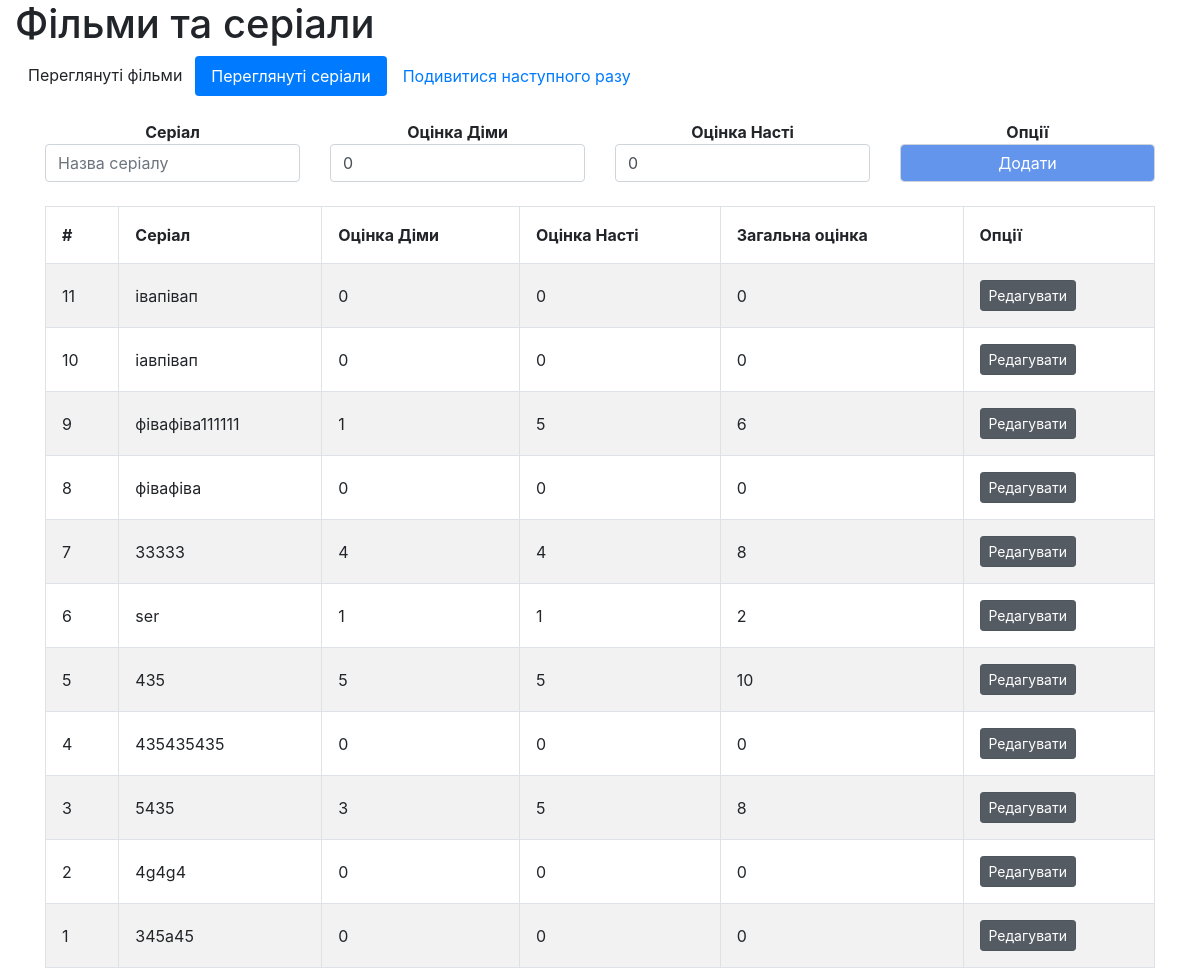
Page /serials on the committed database.
### app.py (models this page shows, shortened)
class SerialBase(db.Model):
    id = db.Column(db.Integer, primary_key=True)
    content = db.Column(db.String(200), nullable=False)
    diml_rate = db.Column(db.Integer, default=0)
    nast_rate = db.Column(db.Integer, default=0)

### app.py (the view)
@app.route('/serials', methods=['POST', 'GET'])
def serials():
    if request.method == 'POST':
        movie_content = request.form['content']
        movie_diml_rate = request.form['diml_rate']
        movie_nast_rate = request.form['nast_rate']
        if movie_content == '':
            return 'Помилка: заголовок не повинен бути порожнiм.'
        if movie_diml_rate == "":
            movie_diml_rate = '0'
        if int(movie_diml_rate) > 11:
            movie_diml_rate = '10'
        if int(movie_diml_rate) < 0:
            movie_diml_rate = '0'
        if movie_nast_rate == "":
            movie_nast_rate = '0'
        if int(movie_nast_rate) > 11:
            movie_nast_rate = '10'
        if int(movie_nast_rate) < 0:
            movie_nast_rate = '0'
        new_movie = SerialBase(content=movie_content, diml_rate=movie_diml_rate, nast_rate=movie_nast_rate)
        try:
            db.session.add(new_movie)
            db.session.commit()
            return redirect('/serials')
        except:
            return 'Помилка: не вдалось додати.'
    else:
        movies = SerialBase.query.order_by(SerialBase.id.desc()).all()
        moviesToWatch = MovieToWatch.query.order_by(MovieToWatch.id.desc()).all()
        return render_template('serials.html', movies=movies, moviesToWatch=moviesToWatch)

### templates/serials.html (shortened to what this page needs)
{% extends 'base.html' %}
{% block body %}
<div class="container-fluid">
    <h1>Фільми та серіали</h1>
    <ul class="nav nav-pills" role="tablist">
        <li class="nav-item">
            <a href="/" class="btn" role="button" aria-pressed="true">Переглянуті фільми</a>
        </li>
        <li class="nav-item">
            <a class="nav-link active" data-toggle="pill" href="#home">Переглянуті серіали</a>
        </li>
        <li class="nav-item">
            <a class="nav-link" data-toggle="pill" href="#menu1">Подивитися наступного разу</a>
        </li>
        </ul>
        <div class="tab-content">
        <div id="home" class="container tab-pane active"><br>
            <div class="content">
                <div class="form">
                    <form action="/serials" method="POST">
                        <div class="row">
                            <div class="col" align="center">
                                <b>Серіал</b>
                                <input type="text" class="form-control" name="content" id="content" placeholder="Назва серіалу">
                            </div>
                            <div class="col" align="center">
                                <b>Оцінка Діми</b>
                                <input type="number" class="form-control" name="diml_rate" min="0" max="10" id="diml_rate" value="0" placeholder="Оцінка Діми">
                            </div>
                            <div class="col" align="center">
                                <b>Оцінка Насті</b>
                                <input type="number" class="form-control" name="nast_rate" min="0" max="10" id="nast_rate" value="0" placeholder="Оцінка Насті">
                            </div>
                            <div class="col" align="center">
                                <b>Опції</b>
                                <input type="submit" class="form-control" value="Додати" style="background-color:cornflowerblue; color:white;">
                            </div>
                        </div>
                    </form>
                </div>
                <br>
                <table class="mdl-data-table mdl-js-data-table mdl-shadow--2dp table-bordered" id="myTable">
                    <tr>
                        <th onclick="sortTable(0)">#</th>
                        <th onclick="sortTable(1)">Серіал</th>
                        <th onclick="sortTable(2)">Оцінка Діми</th>
                        <th onclick="sortTable(3)">Оцінка Насті</th>
                        <th onclick="sortTable(4)">Загальна оцінка</th>
                        <th>Опції</th>
                    </tr>
                    {% for movie in movies %}
                    <tr>
                        <td>{{ movie.id }}</td>
                        <td>{{ movie.content }}</td>
                        <td>{{ movie.diml_rate }}</td>
                        <td>{{ movie.nast_rate }}</td>
                        <td>{{ movie.diml_rate + movie.nast_rate }}</td>
                        <td>
                            <a href="/updates/{{movie.id}}" class="btn btn-secondary active btn-sm" role="button" aria-pressed="true">Редагувати</a>
                        </td>
                    </tr>
                    {% endfor %}
                </table>
            </div>
        </div>
    </div>
</div>
{% endblock %}

### templates/base.html (shortened to what this page needs)
<!DOCTYPE html>
<html lang="ru">
<head>
    <link rel="stylesheet" href="{{ url_for('static', filename='css/main.css') }}">
    <link rel="stylesheet" href="https://stackpath.bootstrapcdn.com/bootstrap/4.3.1/css/bootstrap.min.css">
</head>
<body>
    {% block body %}{% endblock %}
</body>
</html>

### static/css/main.css (style rules this page uses)
table { border-spacing: 0; width: 100%; border: 1px solid #ddd; }
th { cursor: pointer; }
th, td { text-align: left; padding: 16px; }
tr:nth-child(even) { background-color: #f2f2f2 }

### rows in the picture
SerialBase: id "11", content "івапівап", diml_rate "0", nast_rate "0", movie.diml_rate+movie.nast_rate "0"
SerialBase: id "10", content "іавпівап", diml_rate "0", nast_rate "0", movie.diml_rate+movie.nast_rate "0"
SerialBase: id "9", content "фівафіва111111", diml_rate "1", nast_rate "5", movie.diml_rate+movie.nast_rate "6"
SerialBase: id "8", content "фівафіва", diml_rate "0", nast_rate "0", movie.diml_rate+movie.nast_rate "0"
SerialBase: id "7", content "33333", diml_rate "4", nast_rate "4", movie.diml_rate+movie.nast_rate "8"
SerialBase: id "6", content "ser", diml_rate "1", nast_rate "1", movie.diml_rate+movie.nast_rate "2"
SerialBase: id "5", content "435", diml_rate "5", nast_rate "5", movie.diml_rate+movie.nast_rate "10"
SerialBase: id "4", content "435435435", diml_rate "0", nast_rate "0", movie.diml_rate+movie.nast_rate "0"
SerialBase: id "3", content "5435", diml_rate "3", nast_rate "5", movie.diml_rate+movie.nast_rate "8"
SerialBase: id "2", content "4g4g4", diml_rate "0", nast_rate "0", movie.diml_rate+movie.nast_rate "0"
SerialBase: id "1", content "345a45", diml_rate "0", nast_rate "0", movie.diml_rate+movie.nast_rate "0"
